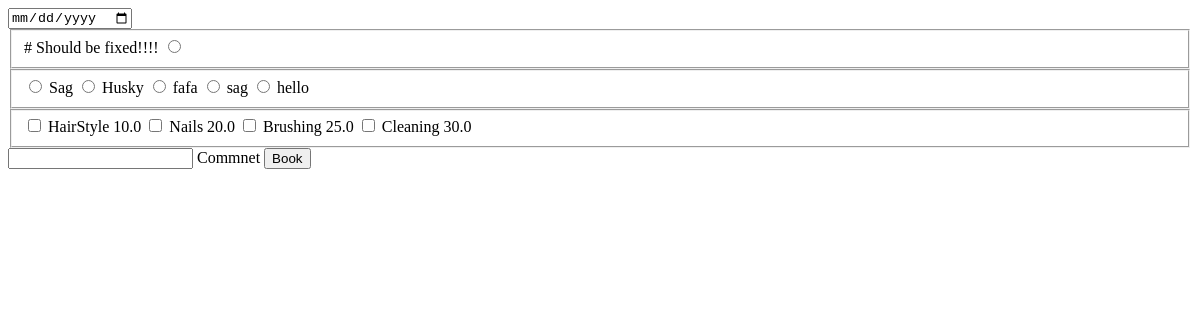
/booking/ (signed in), run on an earlier commit of the app's database.
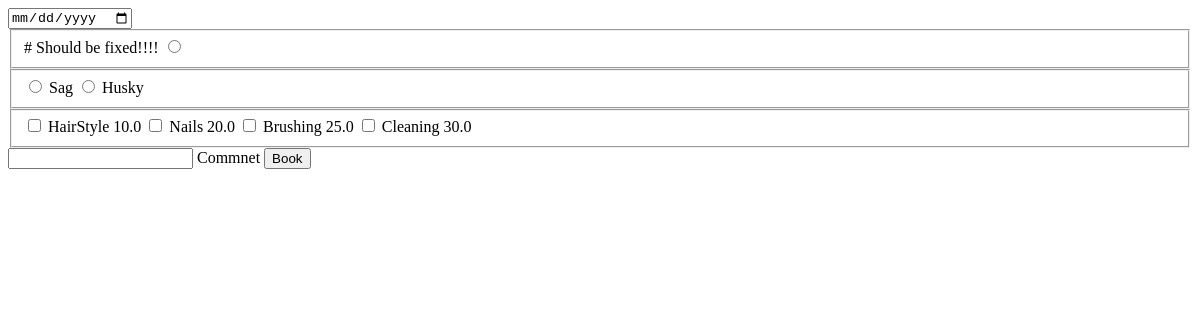
And on a later commit of the database.
### doggroomer/models.py (models this page shows, shortened)
class Dog(models.Model):
    name = models.CharField(max_length=50)
    owner = models.ForeignKey(User, on_delete=models.CASCADE, null=False)
    breed = models.CharField(max_length=50)
    birth_date = models.DateField(null=True)

class Option(models.Model):
    name = models.CharField(max_length=200, help_text="Enter grooming option here")
    price = models.FloatField("Price to be charged")

### doggroomer/views.py (the view)
# urls.py: path('booking/', views.booking, name='booking')
@login_required
def booking(request):
    if request.method == "POST":
        options = request.POST.getlist('service_id')
        options_id = [int(option) for option in options]
        start_time = request.POST.get('start_time').split(':')
        print(request.POST.get('appointment_date'))
        appointment_date = request.POST.get('appointment_date').split('-')
        date = datetime.date(int(appointment_date[0]), int(appointment_date[1]), int(appointment_date[2]))
        time_ = datetime.time(int(start_time[0]), int(start_time[1]))
        print('date is')
        print(date)
        print('time is')
        print(time_)
        final_datetime = datetime.datetime.combine(date, time_)
        print('final')
        print(final_datetime)
        dog = Dog.objects.get(pk=int(request.POST.get('dog_id')))
        description = request.POST.get('comments')
        appointment = Appointment.objects.create(user=request.user,
                                                 description=description, dog=dog, start_time=final_datetime)
        appointment.save()
        for option_id in options_id:
            appointment.option.add(Option.objects.get(pk=option_id))
        appointment.save()
        return render(request, 'profile.html',context={ 'appointments': Appointment.objects.filter(user=request.user),
                                                 'dogs': Dog.objects.filter(owner=request.user)})
    else:
        times = ['9:00', '10:30', '12:00', '13:30']
        return render(request, 'booking2.html', {'services': Option.objects.all(),
                                                'dogs': Dog.objects.filter(owner=request.user),
                                                'form': AddAppointmentForm(request=request),
                                                 'times':times})

### doggroomer/forms.py
class AddAppointmentForm(ModelForm):
    def __init__(self, *args, **kwargs):
        self.request = kwargs.pop("request")
        super(ModelForm, self).__init__(*args, **kwargs)
        options = Option.objects.all()
        dogs = Dog.objects.filter(owner=self.request.user)
        for option in options:
            self.fields[option.name] = forms.BooleanField()
        self.fields['DOG'] = forms.ChoiceField(choices=enumerate([dog.name for dog in dogs]), widget=forms.RadioSelect())
    class Meta:
        model = Appointment
        fields = ('description', 'option', 'start_time', 'dog')

### doggroomer/templates/booking2.html (shortened to what this page needs)
<!DOCTYPE html>
<html lang="en">
<head>
</head>
<body>
<form method="post">
    <input type="date" name="appointment_date">
     <fieldset id="available_times">
             # Should be fixed!!!!
         <input type="radio" value="12:00" name="start_time" id="start_time">
    </fieldset>
    <fieldset id="dogs">
        {% for dog in dogs %}
        <input type="radio" value="{{ dog.pk }}" name="dog_id" id="dog">
        <label for="dog">{{ dog.name }}</label>
        {% endfor %}
    </fieldset>
    <fieldset id="dogs">
        {% for service in services %}
        <input type="checkbox" value="{{ service.pk }}" name="service_id" id="service">
        <label for="service">{{ service.name }} {{ service.price }}</label>
        {% endfor %}
    </fieldset>
    <input type="text" name="comments" id="comments">
    <label for="comments">Commnet</label>
    <button type="submit">Book</button>
</form>
</body>
</html>

What changed in the data, as far as the page shows it:
removed Dog: name "fafa"
removed Dog: name "sag"
removed Dog: name "hello"
